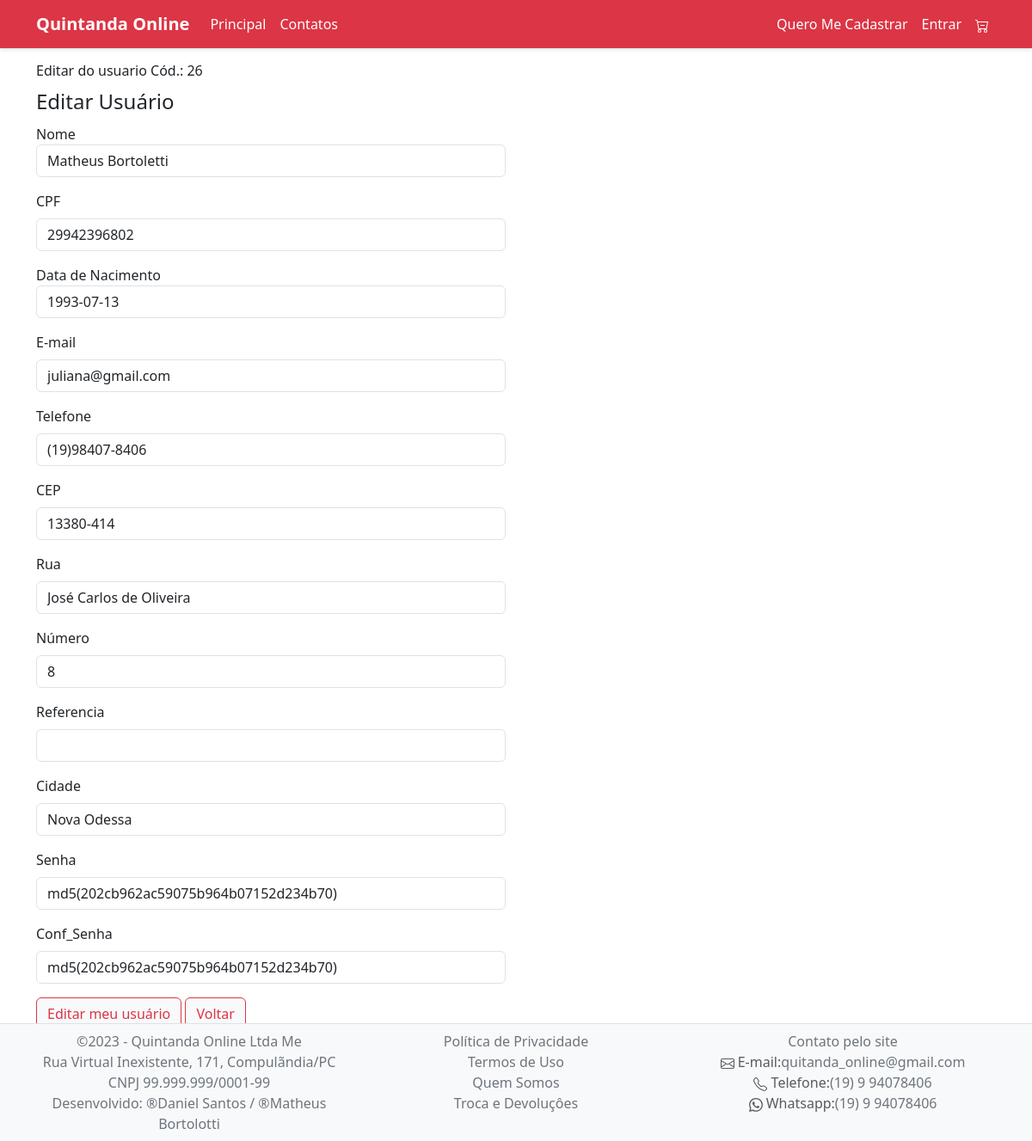
The app's page /editar-usuario.php?id=26 with its own data.
### tables this page shows
CREATE TABLE `usuario` (
  `id` int(100) NOT NULL,
  `nome` varchar(100) NOT NULL,
  `cpf` varchar(50) NOT NULL,
  `datanacimento` varchar(50) DEFAULT NULL,
  `email` varchar(50) NOT NULL,
  `telefone` varchar(50) NOT NULL,
  `cep` varchar(50) NOT NULL,
  `rua` varchar(50) NOT NULL,
  `numero` varchar(50) NOT NULL,
  `complemento` varchar(50) NOT NULL,
  `cidade` varchar(50) NOT NULL,
  `senha` varchar(50) NOT NULL,
  `Conf_Senha` varchar(50) NOT NULL,
  `referencia` varchar(25) NOT NULL
);

### editar-usuario.php (the view, shortened to what this page needs)
<?php
include "menu.php";
?>
<main>
    <?php
    $id = $_GET["id"];
    $nome = $cpf  = $datadenacimento = $email = $telefone = $cep = $rua = $numero = $complemento = $referencia = $senha = $Conf_Senha = "";
    include "conexao.php";
    $sql_buscar = "select * from usuario  where id = $id";
    $todos_os_usuario = mysqli_query($conexao, $sql_buscar);
    while ($um_usuario = mysqli_fetch_assoc($todos_os_usuario)) :
        $nome = $um_usuario["nome"];
        $cpf = $um_usuario["cpf"];
        $datanacimento = $um_usuario["datanacimento"];
        $email = $um_usuario["email"];
        $telefone = $um_usuario["telefone"];
        $cep = $um_usuario["cep"];
        $rua = $um_usuario["rua"];
        $numero = $um_usuario["numero"];
        $cidade = $um_usuario["cidade"];
        $senha = $um_usuario["senha"];
        $Conf_Senha = $um_usuario["Conf_Senha"];
    endwhile;
    ?>
    <div class="container mt-3">
        <div class="col-12">
            <h6>
                Editar do usuario Cód.: <?php echo $id; ?>
            </h6>
        </div>
        <div class="col-12">
            <form action="salvar-usuario-editado.php?id=<?php echo $id; ?>" method="post">
                <div class="row">
                    <div class="col-12 col-md-6">
                        <legend>Editar Usuário</legend>
                        <div class="form-group mt-3">
                            <label for="nome">Nome</label>
                            <input name="nome" value="<?php echo $nome; ?>" class="form-control">
                        </div>
                        <div class="form-group mt-3">
                            <label for="cpf" class="form-label">CPF</label>
                            <input name="cpf" value="<?php echo $cpf; ?>" class="form-control">
                        </div>
                        <div class="form-group mt-3">
                            <label for="datanacimento"> Data de Nacimento</label>
                            <input name="datanacimento" value="<?php echo $datanacimento; ?>" class="form-control">
                        </div>
                        <div class="form-group mt-3">
                            <label for="email" class="form-label"> E-mail</label>
                            <input name="email" value="<?php echo $email; ?>" class="form-control">
                        </div>
                        <div class="form-group mt-3">
                            <label for="telefone" class="form-label">Telefone</label>
                            <input name="telefone" value="<?php echo $telefone; ?>" class="form-control">
                        </div>
                        <div class="form-group mt-3">
                            <label for="cep" class="form-label"> CEP </label>
                            <input name="cep" value="<?php echo $cep; ?>" class="form-control">
                        </div>
                        <div class="form-group mt-3">
                            <label for="rua" class="form-label"> Rua</label>
                            <input name="rua" value="<?php echo $rua; ?>" class="form-control">
                        </div>
                        <div class="form-group mt-3">
                            <label for="numero" class="form-label"> Número </label>
                            <input name="numero" value="<?php echo $numero; ?>" class="form-control">
                        </div>
                        <div class="form-group mt-3">
                            <label for="complemento" class="form-label">Referencia </label>
                            <input name="complemento" value="<?php echo $referencia; ?>" class="form-control">
                        </div>
                        <div class="form-group mt-3">
                            <label for="cidade" class="form-label"> Cidade </label>
                            <input name="cidade" value="<?php echo $cidade; ?>" class="form-control">
                        </div>
                        <div class="form-group mt-3">
                            <label for="senha" class="form-label"> Senha </label>
                            <input name="senha" value="<?php echo $senha; ?>" class="form-control">
                        </div>
                        <div class="form-group mt-3">
                            <label for="Conf_Senha" class="form-label"> Conf_Senha </label>
                            <input name="Conf_Senha" value="<?php echo $Conf_Senha; ?>" class="form-control">
                        </div>
                        <div class="form-group mt-3">
                            <button type="submit" class="btn btn-light btn-outline-danger">Editar meu usuário</button>
                            <a href="listar-usuario.php" class="btn btn-light btn-outline-danger">Voltar</a>
                        </div>
                    </div>
                </div>
            </form>
        </div>
    </div>
</main>
<div style="height: 129px;" class="d-none d-lg-block"></div>

### records on screen
usuario: nome "Matheus Bortoletti", cpf "29942396802", datanacimento "1993-07-13", email "juliana@gmail.com", telefone "(19)98407-8406", cep "13380-414", rua "José Carlos de Oliveira", numero "8", cidade "Nova Odessa", senha "md5(202cb962ac59075b964b07152d234b70)", Conf_Senha "md5(202cb962ac59075b964b07152d234b70)"

### other values on screen
$id "26"
